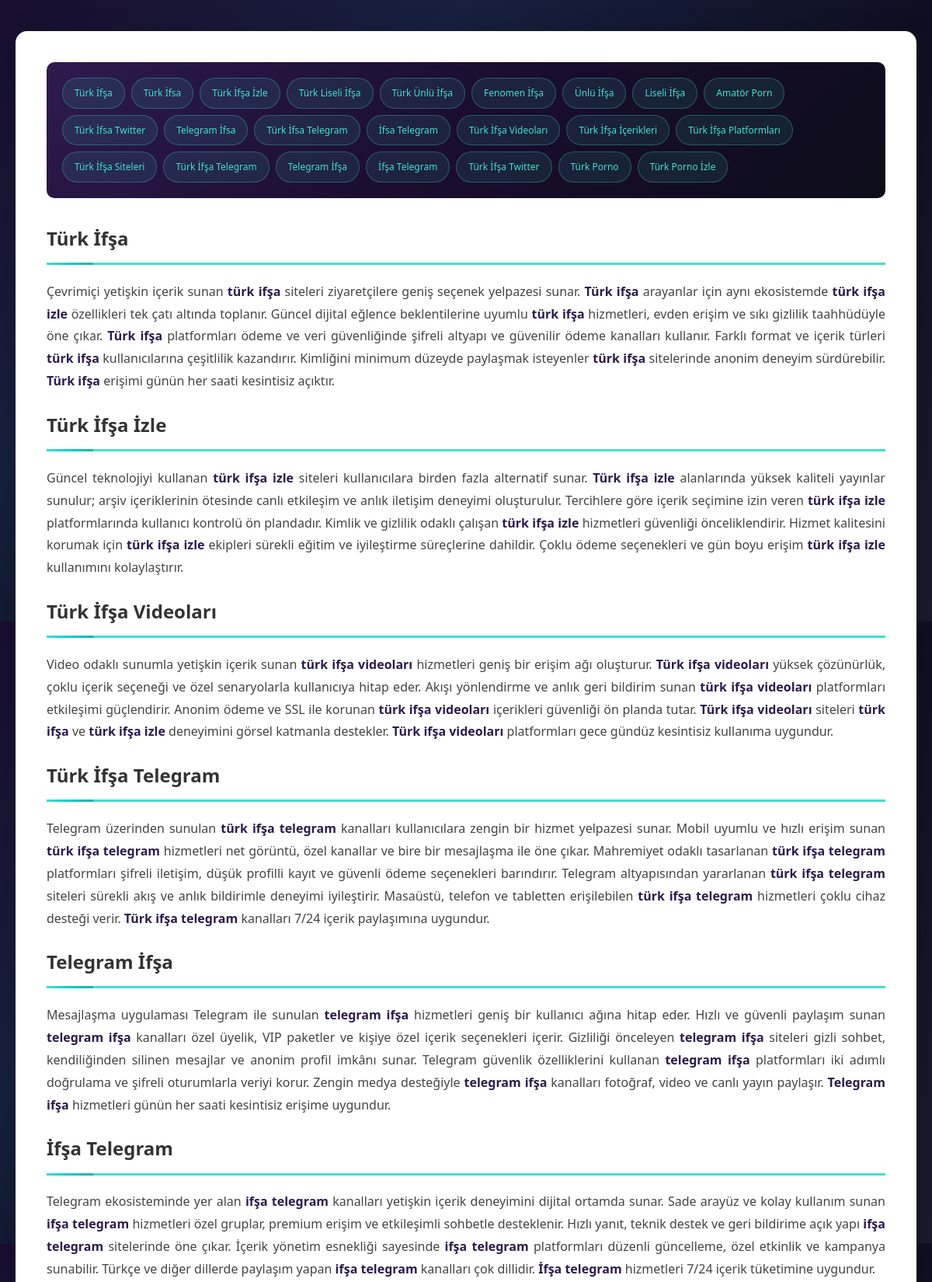
The page / (upper part) on the database its author committed.
### tables this page shows
CREATE TABLE breadcrumbs (
            id INTEGER PRIMARY KEY AUTOINCREMENT,
            text TEXT NOT NULL,
            href TEXT NOT NULL DEFAULT '#',
            sort_order INTEGER DEFAULT 0
        );

CREATE TABLE sections (
            id INTEGER PRIMARY KEY AUTOINCREMENT,
            heading TEXT NOT NULL,
            body TEXT NOT NULL,
            sort_order INTEGER DEFAULT 0
        );

### index.php (the view, shortened to what this page needs)
<?php
$db = get_db();
$breadcrumbs      = $db->query("SELECT * FROM breadcrumbs ORDER BY sort_order")->fetchAll(PDO::FETCH_ASSOC);
$sections         = $db->query("SELECT * FROM sections ORDER BY sort_order")->fetchAll(PDO::FETCH_ASSOC);
?><!DOCTYPE html>
<html lang="tr-TR"><head>
      </head><body>
        <div id="icerik">
          <header>
            <div id="breadcrumb">
<?php foreach ($breadcrumbs as $bc): ?>
          <a href="<?= htmlspecialchars($bc['href']) ?>"><?= htmlspecialchars($bc['text']) ?></a>
<?php endforeach; ?>
        </div>
<?php
$before_table1 = array_slice($sections, 0, 25);
foreach ($before_table1 as $sec):
?>
        <h2><?= htmlspecialchars($sec['heading']) ?></h2>
        <?= $sec['body'] ?>
<?php endforeach; ?>
          </header>
        </div>
</body></html>

### index.php (style rules this page uses)
* { box-sizing: border-box; }
body { max-width: 1200px; margin: 0 auto; display: block; background: linear-gradient(135deg, #1a0d2e 0%, #16213e 30%, #0f0f23 60%, #1a1a2e 100%); padding: 20px; font-family: 'Segoe UI', Tahoma, Geneva, Verdana, sans-serif; min-height: 100vh; }
#icerik { background: #ffffff; padding: 40px; display: block; font-family: 'Segoe UI', Tahoma, Geneva, Verdana, sans-serif; line-height: 1.8; color: #333; border-radius: 15px; box-shadow: 0 10px 40px rgba(0, 0, 0, 0.2); margin: 20px 0; }
#breadcrumb { background: linear-gradient(135deg, #2d1b4e 0%, #1a0d2e 50%, #0d0d1a 100%); padding: 20px; border-radius: 10px; margin-bottom: 30px; display: flex; flex-wrap: wrap; gap: 8px; }
#breadcrumb a { color: #40e0d0; text-decoration: none; font-size: 12px; background: rgba(64, 224, 208, 0.1); padding: 8px 15px; border-radius: 20px; border: 1px solid rgba(64, 224, 208, 0.3); transition: all 0.3s ease; white-space: nowrap; }
h2 { font-size: 24px; padding-bottom: 10px; border-bottom: 3px solid #40e0d0; position: relative; }
h2::before { content: ''; position: absolute; left: 0; bottom: -3px; width: 60px; height: 3px; background: linear-gradient(135deg, #40e0d0 0%, #00ced1 50%, #20b2aa 100%); }
p { margin-bottom: 20px; text-align: justify; color: #444; }
strong { color: #2d1b4e; font-weight: 600; }

### rows shown on the page
breadcrumbs: text "Türk İfşa"
breadcrumbs: text "Türk İfsa"
breadcrumbs: text "Türk İfşa İzle"
breadcrumbs: text "Türk Liseli İfşa"
breadcrumbs: text "Türk Ünlü İfşa"
breadcrumbs: text "Fenomen İfşa"
breadcrumbs: text "Ünlü İfşa"
breadcrumbs: text "Liseli İfşa"
breadcrumbs: text "Amatör Porn"
breadcrumbs: text "Türk İfsa Twitter"
breadcrumbs: text "Telegram İfsa"
breadcrumbs: text "Türk İfsa Telegram"
breadcrumbs: text "İfsa Telegram"
breadcrumbs: text "Türk İfşa Videoları"
breadcrumbs: text "Türk İfşa İçerikleri"
breadcrumbs: text "Türk İfşa Platformları"
breadcrumbs: text "Türk İfşa Siteleri"
breadcrumbs: text "Türk İfşa Telegram"
breadcrumbs: text "Telegram İfşa"
breadcrumbs: text "İfşa Telegram"
breadcrumbs: text "Türk İfşa Twitter"
breadcrumbs: text "Türk Porno"
breadcrumbs: text "Türk Porno İzle"
sections: heading "Türk İfşa", body "Çevrimiçi yetişkin içerik sunan türk ifşa siteleri ziyaretçilere geniş seçenek yelpazesi sunar. Türk ifşa arayanlar için aynı ekosistemde türk ifşa izle özellikleri tek çatı altında toplanır. Güncel dijital eğlence beklentilerine uyumlu türk ifşa hizmetleri, evden erişim ve sıkı gizlilik taahhüdüyle öne çıkar. Türk ifşa platformları ödeme ve veri güvenliğinde şifreli altyapı ve güvenilir ödeme kanalları kullanır. Farklı format ve içerik türleri türk ifşa kullanıcılarına çeşitlilik kazandırır. Kimliğini minimum düzeyde paylaşmak isteyenler türk ifşa sitelerinde anonim deneyim sürdürebilir. Türk ifşa erişimi günün her saati kesintisiz açıktır."
sections: heading "Türk İfşa İzle", body "Güncel teknolojiyi kullanan türk ifşa izle siteleri kullanıcılara birden fazla alternatif sunar. Türk ifşa izle alanlarında yüksek kaliteli yayınlar sunulur; arşiv içeriklerinin ötesinde canlı etkileşim ve anlık iletişim deneyimi oluşturulur. Tercihlere göre içerik seçimine izin veren türk ifşa izle platformlarında kullanıcı kontrolü ön plandadır. Kimlik ve gizlilik odaklı çalışan türk ifşa izle hizmetleri güvenliği önceliklendirir. Hizmet kalitesini korumak için türk ifşa izle ekipleri sürekli eğitim ve iyileştirme süreçlerine dahildir. Çoklu ödeme seçenekleri ve gün boyu erişim türk ifşa izle kullanımını kolaylaştırır."
sections: heading "Türk İfşa Videoları", body "Video odaklı sunumla yetişkin içerik sunan türk ifşa videoları hizmetleri geniş bir erişim ağı oluşturur. Türk ifşa videoları yüksek çözünürlük, çoklu içerik seçeneği ve özel senaryolarla kullanıcıya hitap eder. Akışı yönlendirme ve anlık geri bildirim sunan türk ifşa videoları platformları etkileşimi güçlendirir. Anonim ödeme ve SSL ile korunan türk ifşa videoları içerikleri güvenliği ön planda tutar. Türk ifşa videoları siteleri türk ifşa ve türk ifşa izle deneyimini görsel katmanla destekler. Türk ifşa videoları platformları gece gündüz kesintisiz kullanıma uygundur."
sections: heading "Türk İfşa Telegram", body "Telegram üzerinden sunulan türk ifşa telegram kanalları kullanıcılara zengin bir hizmet yelpazesi sunar. Mobil uyumlu ve hızlı erişim sunan türk ifşa telegram hizmetleri net görüntü, özel kanallar ve bire bir mesajlaşma ile öne çıkar. Mahremiyet odaklı tasarlanan türk ifşa telegram platformları şifreli iletişim, düşük profilli kayıt ve güvenli ödeme seçenekleri barındırır. Telegram altyapısından yararlanan türk ifşa telegram siteleri sürekli akış ve anlık bildirimle deneyimi iyileştirir. Masaüstü, telefon ve tabletten erişilebilen türk ifşa telegram hizmetleri çoklu cihaz desteği verir. Türk ifşa telegram kanalları 7/24 içerik paylaşımına uygundur."
sections: heading "Telegram İfşa", body "Mesajlaşma uygulaması Telegram ile sunulan telegram ifşa hizmetleri geniş bir kullanıcı ağına hitap eder. Hızlı ve güvenli paylaşım sunan telegram ifşa kanalları özel üyelik, VIP paketler ve kişiye özel içerik seçenekleri içerir. Gizliliği önceleyen telegram ifşa siteleri gizli sohbet, kendiliğinden silinen mesajlar ve anonim profil imkânı sunar. Telegram güvenlik özelliklerini kullanan telegram ifşa platformları iki adımlı doğrulama ve şifreli oturumlarla veriyi korur. Zengin medya desteğiyle telegram ifşa kanalları fotoğraf, video ve canlı yayın paylaşır. Telegram ifşa hizmetleri günün her saati kesintisiz erişime uygundur."
sections: heading "İfşa Telegram", body "Telegram ekosisteminde yer alan ifşa telegram kanalları yetişkin içerik deneyimini dijital ortamda sunar. Sade arayüz ve kolay kullanım sunan ifşa telegram hizmetleri özel gruplar, premium erişim ve etkileşimli sohbetle desteklenir. Hızlı yanıt, teknik destek ve geri bildirime açık yapı ifşa telegram sitelerinde öne çıkar. İçerik yönetim esnekliği sayesinde ifşa telegram platformları düzenli güncelleme, özel etkinlik ve kampanya sunabilir. Türkçe ve diğer dillerde paylaşım yapan ifşa telegram kanalları çok dillidir. İfşa telegram hizmetleri 7/24 içerik tüketimine uygundur."
